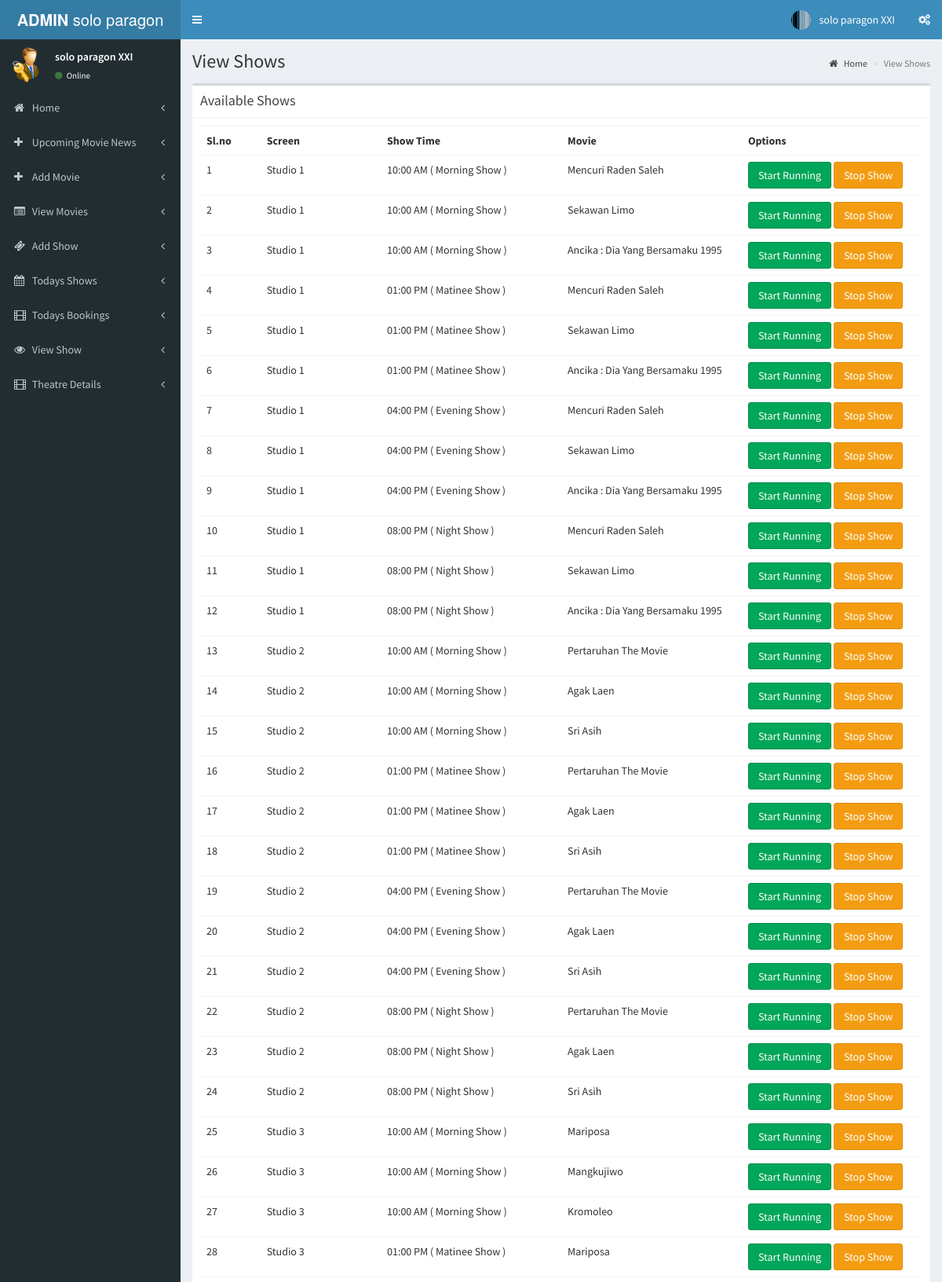
Screenshot of /admin/pages/view_shows.php (signed in, upper part) with the database file from the repository.
### tables this page shows
CREATE TABLE `teater` (
  `id` int(11) NOT NULL,
  `nama` varchar(100) NOT NULL,
  `alamat` varchar(100) NOT NULL,
  `tempat` varchar(100) NOT NULL,
  `kota` varchar(50) NOT NULL,
  `pin` int(11) NOT NULL
);

CREATE TABLE `jadwal` (
  `j_id` int(11) NOT NULL,
  `jt_id` int(11) NOT NULL COMMENT 'jam tayang id',
  `teater_id` int(11) NOT NULL,
  `film_id` int(11) NOT NULL,
  `tanggal_tayang` date NOT NULL,
  `status` int(11) NOT NULL COMMENT '1 orang penonton tersedia',
  `r_status` int(11) NOT NULL
);

CREATE TABLE `screens` (
  `screen_id` int(11) NOT NULL,
  `t_id` int(11) NOT NULL COMMENT 'theatre id',
  `nama_screen` varchar(110) NOT NULL,
  `kursi` int(11) NOT NULL COMMENT 'nomor kursi',
  `harga` int(11) NOT NULL
);

CREATE TABLE `jam_tayang` (
  `jt_id` int(11) NOT NULL,
  `screen_id` int(11) NOT NULL,
  `nama` varchar(40) NOT NULL COMMENT 'pagi,siang,sore',
  `waktu_mulai` time NOT NULL
);

CREATE TABLE `film` (
  `film_id` int(11) NOT NULL,
  `t_id` int(11) NOT NULL COMMENT 'theatre id',
  `judul_film` varchar(255) NOT NULL,
  `genre` varchar(100) NOT NULL,
  `pemeran` varchar(500) NOT NULL,
  `durasi` time NOT NULL,
  `deskripsi` varchar(1000) NOT NULL,
  `tanggal_rilis` date NOT NULL,
  `gambar` varchar(200) NOT NULL,
  `video_url` varchar(200) NOT NULL,
  `status` int(1) NOT NULL COMMENT '0 orang aktif'
);

### admin/pages/view_shows.php (the view, shortened to what this page needs)
<?php
include('header.php');
?>
  <div class="content-wrapper">
    <section class="content-header">
      <h1>
        View Shows
      </h1>
      <ol class="breadcrumb">
        <li><a href="index.php"><i class="fa fa-home"></i> Home</a></li>
        <li class="active">View Shows</li>
      </ol>
    </section>
    <section class="content">
      <div class="box">
         <div class="box-header with-border">
              <h3 class="box-title">Available Shows</h3>
            </div>
        <div class="box-body">
          <?php
          $sw=mysqli_query($conn,"select * from jadwal where jt_id in(select jt_id from jam_tayang where screen_id in(select screen_id from screens where t_id='".$_SESSION['theatre']."')) and status='1'");
          if(mysqli_num_rows($sw))
          {?>
            <table class="table">
              <th class="col-md-1">
                Sl.no
              </th>
              <th class="col-md-2">
                Screen
              </th>
              <th class="col-md-3">
                Show Time
              </th>
              <th class="col-md-3">
                Movie
              </th>
              <th class="col-md-3">
                Options
              </th>
              <?php
              $sl=1;
              while($shows=mysqli_fetch_array($sw))
              {
                ?>
                <tr>
                  <td>
                    <?php echo $sl; $sl++;?>
                  </td>
                  <?php
                  $st=mysqli_query($conn,"select * from jam_tayang where jt_id='".$shows['jt_id']."'");
                  $show_time=mysqli_fetch_array($st);
                  $sr=mysqli_query($conn,"select * from screens where screen_id='".$show_time['screen_id']."'");
                  $screen=mysqli_fetch_array($sr);
                  $mv=mysqli_query($conn,"select * from film where film_id='".$shows['film_id']."'");
                  $movie=mysqli_fetch_array($mv);
                  ?>
                  <td>
                    <?php echo $screen['nama_screen'];?>
                  </td>
                  <td>
                    <?php echo date('h:i A',strtotime($show_time['waktu_mulai']))." ( ".$show_time['nama']." Show )";?>
                  </td>
                  <td>
                    <?php echo $movie['judul_film'];?>
                  </td>
                  <td>
                    <?php if($shows['r_status']==1)
                    {
                    ?><a href="change_running.php?id=<?php echo $shows['j_id'];?>&status=0"><button class="btn btn-danger">Stop Running</button></a>
                    <?php
                    }
                    else
                    {?><a href="change_running.php?id=<?php echo $shows['j_id'];?>&status=1"><button class="btn btn-success">Start Running</button></a>
                    <?php
                    }?>
                    <a href="stop_running.php?id=<?php echo $shows['j_id'];?>"><button class="btn btn-warning">Stop Show</button></a>
                  </td>
                </tr>
                <?php
              }
              ?>
            </table>
            <?php
          }
          else
          {
            ?>
            <h3>No Shows Added</h3>
            <?php
          }
          ?>
        </div>
      </div>
    </section>
  </div>
  <?php
include('footer.php');
?>

### admin/pages/header.php (shortened to what this page needs)
<?php
include('../../config/koneksi.php');
$th=mysqli_query($conn,"select * from teater where id='".$_SESSION['theatre']."'");
$theatre=mysqli_fetch_array($th);
?>
<!DOCTYPE html>
<html>
<head>
  <link rel="stylesheet" href="../validation/dist/css/bootstrapValidator.css"/>
  <link rel="stylesheet" href="../bootstrap/css/bootstrap.min.css">
  <link rel="stylesheet" href="https://cdnjs.cloudflare.com/ajax/libs/font-awesome/4.5.0/css/font-awesome.min.css">
  <link rel="stylesheet" href="https://cdnjs.cloudflare.com/ajax/libs/ionicons/2.0.1/css/ionicons.min.css">
  <link rel="stylesheet" href="../dist/css/AdminLTE.min.css">
  <link rel="stylesheet" href="../dist/css/skins/_all-skins.min.css">
</head>
<body class="hold-transition skin-blue sidebar-mini">
<div class="wrapper">
  <header class="main-header">
    <a href="index.php" class="logo">
      <span class="logo-lg"><b>ADMIN</b> <?php echo $theatre['nama'];?></php></span>
    </a>
    <nav class="navbar navbar-static-top">
      <a href="#" class="sidebar-toggle" data-toggle="offcanvas" role="button">
      </a>
      <div class="navbar-custom-menu">
        <ul class="nav navbar-nav">
          <li class="dropdown user user-menu">
            <a href="#" class="dropdown-toggle" data-toggle="dropdown">
              <img src="ajax-loader.gif" class="user-image" alt="User Image">
              <span class="hidden-xs"><?php echo $theatre['nama'];?></span>
            </a>
          </li>
          <li>
            <a href="#" data-toggle="control-sidebar"><i class="fa fa-gears"></i></a>
          </li>
        </ul>
      </div>
    </nav>
  </header>
  <aside class="main-sidebar">
    <section class="sidebar">
      <div class="user-panel">
        <div class="pull-left image">
          <img src="admin-icn.png" class="img-circle" alt="User Image">
        </div>
        <div class="pull-left info">
          <p><?php echo $theatre['nama'];?></p>
          <a href="#"><i class="fa fa-circle text-success"></i> Online</a>
        </div>
      </div>
      <ul class="sidebar-menu">
        <li class="treeview">
          <a href="index.php">
            <i class="fa fa-home"></i> <span>Home</span>
            <span class="pull-right-container">
              <i class="fa fa-angle-left pull-right"></i>
            </span>
          </a>
        </li>
        <li class="treeview">
          <a href="add_movie_news.php">
            <i class="fa fa-plus"></i> <span>Upcoming Movie News</span>
            <span class="pull-right-container">
              <i class="fa fa-angle-left pull-right"></i>
            </span>
          </a>
        </li>
          <li class="treeview">
          <a href="add_movie.php">
            <i class="fa fa-plus"></i> <span>Add Movie</span>
            <span class="pull-right-container">
              <i class="fa fa-angle-left pull-right"></i>
            </span>
          </a>
        </li>
        <li class="treeview">
          <a href="view_movie.php">
            <i class="fa fa-list-alt"></i> <span>View Movies</span>
            <span class="pull-right-container">
              <i class="fa fa-angle-left pull-right"></i>
            </span>
          </a>
        </li>
        <li class="treeview">
          <a href="add_show.php">
            <i class="fa fa-ticket"></i> <span>Add Show</span>
            <span class="pull-right-container">
              <i class="fa fa-angle-left pull-right"></i>
            </span>
          </a>
        </li>
        <li class="treeview">
          <a href="todays_shows.php">
            <i class="fa fa-calendar"></i> <span>Todays Shows</span>
            <span class="pull-right-container">
              <i class="fa fa-angle-left pull-right"></i>
            </span>
          </a>
        </li>
        <li class="treeview">
          <a href="tickets.php">
            <i class="fa fa-film"></i> <span>Todays Bookings</span>
            <span class="pull-right-container">
              <i class="fa fa-angle-left pull-right"></i>
            </span>
          </a>
        </li>
        <li class="treeview">
          <a href="view_shows.php">
            <i class="fa fa-eye"></i> <span>View Show</span>
            <span class="pull-right-container">
              <i class="fa fa-angle-left pull-right"></i>
            </span>
          </a>
        </li>
        <li class="treeview">
          <a href="add_theatre_2.php">
            <i class="fa fa-film"></i> <span>Theatre Details</span>
            <span class="pull-right-container">
              <i class="fa fa-angle-left pull-right"></i>
            </span>
          </a>
        </li>
      </ul>
    </section>
  </aside>

### rows the page displays
teater: nama "solo paragon…", nama "solo paragon XXI"
jadwal: screens.nama_screen "Studio 1", jt.waktu_mulai "10:00 AM", jt.nama "Morning", film.judul_film "Mencuri Raden Saleh"
jadwal: screens.nama_screen "Studio 1", jt.waktu_mulai "10:00 AM", jt.nama "Morning", film.judul_film "Sekawan Limo"
jadwal: screens.nama_screen "Studio 1", jt.waktu_mulai "10:00 AM", jt.nama "Morning", film.judul_film "Ancika : Dia Yang Bersamaku 1995"
jadwal: screens.nama_screen "Studio 1", jt.waktu_mulai "01:00 PM", jt.nama "Matinee", film.judul_film "Mencuri Raden Saleh"
jadwal: screens.nama_screen "Studio 1", jt.waktu_mulai "01:00 PM", jt.nama "Matinee", film.judul_film "Sekawan Limo"
jadwal: screens.nama_screen "Studio 1", jt.waktu_mulai "01:00 PM", jt.nama "Matinee", film.judul_film "Ancika : Dia Yang Bersamaku 1995"
jadwal: screens.nama_screen "Studio 1", jt.waktu_mulai "04:00 PM", jt.nama "Evening", film.judul_film "Mencuri Raden Saleh"
jadwal: screens.nama_screen "Studio 1", jt.waktu_mulai "04:00 PM", jt.nama "Evening", film.judul_film "Sekawan Limo"
jadwal: screens.nama_screen "Studio 1", jt.waktu_mulai "04:00 PM", jt.nama "Evening", film.judul_film "Ancika : Dia Yang Bersamaku 1995"
jadwal: screens.nama_screen "Studio 1", jt.waktu_mulai "08:00 PM", jt.nama "Night", film.judul_film "Mencuri Raden Saleh"
jadwal: screens.nama_screen "Studio 1", jt.waktu_mulai "08:00 PM", jt.nama "Night", film.judul_film "Sekawan Limo"
jadwal: screens.nama_screen "Studio 1", jt.waktu_mulai "08:00 PM", jt.nama "Night", film.judul_film "Ancika : Dia Yang Bersamaku 1995"
jadwal: screens.nama_screen "Studio 2", jt.waktu_mulai "10:00 AM", jt.nama "Morning", film.judul_film "Pertaruhan The Movie"
jadwal: screens.nama_screen "Studio 2", jt.waktu_mulai "10:00 AM", jt.nama "Morning", film.judul_film "Agak Laen"
jadwal: screens.nama_screen "Studio 2", jt.waktu_mulai "10:00 AM", jt.nama "Morning", film.judul_film "Sri Asih"
jadwal: screens.nama_screen "Studio 2", jt.waktu_mulai "01:00 PM", jt.nama "Matinee", film.judul_film "Pertaruhan The Movie"
jadwal: screens.nama_screen "Studio 2", jt.waktu_mulai "01:00 PM", jt.nama "Matinee", film.judul_film "Agak Laen"
jadwal: screens.nama_screen "Studio 2", jt.waktu_mulai "01:00 PM", jt.nama "Matinee", film.judul_film "Sri Asih"
jadwal: screens.nama_screen "Studio 2", jt.waktu_mulai "04:00 PM", jt.nama "Evening", film.judul_film "Pertaruhan The Movie"
jadwal: screens.nama_screen "Studio 2", jt.waktu_mulai "04:00 PM", jt.nama "Evening", film.judul_film "Agak Laen"
jadwal: screens.nama_screen "Studio 2", jt.waktu_mulai "04:00 PM", jt.nama "Evening", film.judul_film "Sri Asih"
jadwal: screens.nama_screen "Studio 2", jt.waktu_mulai "08:00 PM", jt.nama "Night", film.judul_film "Pertaruhan The Movie"
jadwal: screens.nama_screen "Studio 2", jt.waktu_mulai "08:00 PM", jt.nama "Night", film.judul_film "Agak Laen"
jadwal: screens.nama_screen "Studio 2", jt.waktu_mulai "08:00 PM", jt.nama "Night", film.judul_film "Sri Asih"
jadwal: screens.nama_screen "Studio 3", jt.waktu_mulai "10:00 AM", jt.nama "Morning", film.judul_film "Mariposa"
jadwal: screens.nama_screen "Studio 3", jt.waktu_mulai "10:00 AM", jt.nama "Morning", film.judul_film "Mangkujiwo"
jadwal: screens.nama_screen "Studio 3", jt.waktu_mulai "10:00 AM", jt.nama "Morning", film.judul_film "Kromoleo"
jadwal: screens.nama_screen "Studio 3", jt.waktu_mulai "01:00 PM", jt.nama "Matinee", film.judul_film "Mariposa"
